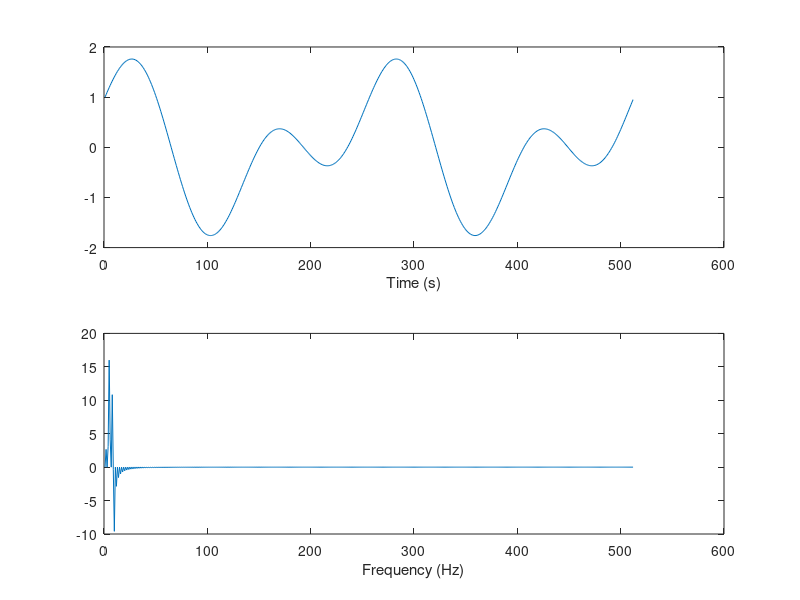

Write MATLAB code to recreate this figure. (Note: this script raises an error after producing the figure.)
%   该程序用于验证压缩感知理论（包含了L1最小范数求解和OMP求解）
%   来源：https://blog.csdn.net/Di_Wong/article/details/81191211
%
%
clear all; close all;
%% 产生信号
choice_transform = 1;      % 选择正交基，1为选择DCT变换，0为选择FFT变换，目的是稀疏化
choice_Phi = 0;         %选择测量矩阵，1为部分哈达玛矩阵，0为高斯随机矩阵
%-----------------------利用三角函数生成频域或DCT域离散信号--------------------------
n = 512;
t = [0: n-1];
f = cos(2*pi/256*t) + sin(2*pi/128*t);   % 产生频域稀疏的信号
%-------------------------------信号降采样率-----------------------
n = length(f);
a = 0.2;            %    取原信号的 a%
m = double(int32(a*n));
%--------------------------------------画信号图--------------------------------------
switch choice_transform
    case 1
        ft = dct(f);    % 离散余弦变换
        disp('ft = dct(f)')
    case 0
        ft = fft(f);   
        disp('ft = fft(f)')
end

disp(['信号稀疏度：',num2str(length(find((abs(ft))>0.1)))])
 
figure('name', 'A Tone Time and Frequency Plot');
subplot(2, 1, 1);
plot(f);
xlabel('Time (s)'); 
% ylabel('f(t)');
subplot(2, 1, 2);
 
switch choice_transform
    case 1
        plot(ft)
        disp('plot(ft)')
    case 0
        plot(abs(ft));
        disp('plot(abs(ft))')
end
xlabel('Frequency (Hz)'); 
% ylabel('DCT(f(t))');
%% 产生感知矩阵和稀疏表示矩阵
%--------------------------利用感知矩阵生成测量值---------------------
switch choice_Phi
    case 1
        Phi = PartHadamardMtx(m,n);       % 感知矩阵（测量矩阵）    部分哈达玛矩阵
    case 0
        Phi = sqrt(1/m) * randn(m,n);     % 感知矩阵（测量矩阵）   高斯随机矩阵
end
% Phi =  randn(m,n);    %randn 生成标准正态分布的伪随机数（均值为0，方差为1）
% Phi = rand(m,n);    % rand 生成均匀分布的伪随机数。分布在（0~1）之间
f2 = (Phi * f')';                 % 通过感知矩阵获得测量值
% f2 = f(1:2:n);
switch choice_transform
    case 1
        Psi = dct(eye(n,n));            %离散余弦变换正交基 代码亦可写为Psi = dctmtx(n);
        disp('Psi = dct(eye(n,n));')
    case 0
        Psi = inv(fft(eye(n,n)));     % 傅里叶正变换，频域稀疏正交基（稀疏表示矩阵）
        disp('Psi = inv(fft(eye(n,n)));')
end
A = Phi * Psi;                    % 恢复矩阵 A = Phi * Psi
%%             重建信号
%---------------------使用CVX工具求解L1范数最小值-----------------
cvx_begin;
    variable x(n) complex;
%     variable x(n) ;
    minimize( norm(x,1) );
    subject to
      A*x == f2' ;
cvx_end;
figure;subplot(2,1,2)
switch choice_transform
    case 1
        plot(real(x));
        disp('plot(real(x))')
    case 0
        plot(abs(x));
        disp(' plot(abs(x))')
end
title('Using L1 Norm（Frequency Domain）');
%  ylabel('DCT(f(t))'); xlabel('Frequency (Hz)');
 
switch choice_transform
    case 1
        sig = dct(real(x));
        disp('sig = dct(real(x))')
    case 0
        sig = real(ifft(full(x)));
        disp(' sig = real(ifft(full(x)))')
end
subplot(2,1,1);
plot(f)
hold on;plot(sig);hold off
title('Using L1 Norm (Time Domain)');
% ylabel('f(t)'); xlabel('Time (s)');
legend('Original','Recovery')
%-----------------------------使用OMP算法重建--------------------------
for K = 1:100
    theta = CS_OMP(f2,A,K);
    %     figure;plot(dct(theta));title(['K=',num2str(K)])
    switch choice_transform
        case 1
            re(K) = norm(f'-(dct(theta)));
        case 0
            re(K) = norm(f'-real(ifft(full(theta))));
    end
end
theta = CS_OMP(f2,A,find(re==min(min(re))));
disp(['最佳稀疏度K=',num2str(find(re==min(min(re))))]);
% theta = CS_OMP(f2,A,10);
figure;subplot(2,1,2);
switch choice_transform
    case 1
        plot(theta);
        disp('plot(theta)')
    case 0
        plot(abs(theta));
        disp('plot(abs(theta))')
end
title(['Using OMP(Frequence Domain)  K=',num2str(find(re==min(min(re))))])
switch choice_transform
    case 1
        sig2 = dct(theta);
        disp('sig2 = dct(theta)')
    case 0
        sig2 = real(ifft(full(theta)));
        disp('sig2 = real(ifft(full(theta)))')
end
subplot(2,1,1);plot(f);hold on;
plot(sig2)
hold off;
title(['Using OMP(Time Domain)  K=',num2str(find(re==min(min(re))))]);
legend('Original','Recovery')
%%
